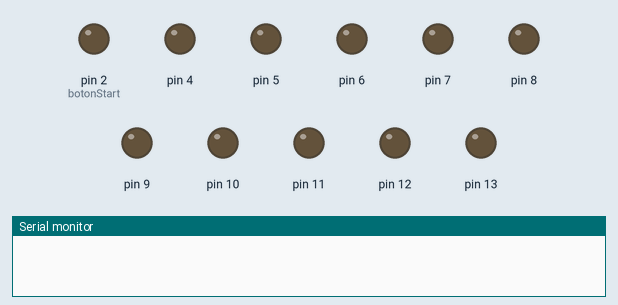
Bench run of a sketch on a simulated Arduino Uno, built with avr-gcc and run on an emulated ATmega328P. Parts: output pins drawn as LEDs (lit = HIGH), the last lines printed to the serial monitor.

Above: at 0.1 s.
At 1.2 s:
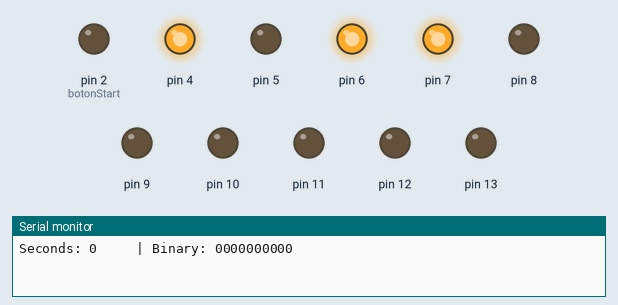
Timing chart, 0 to 2.7 s (numbered marks = the images above):
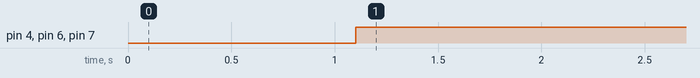

Measured:
- by itself, pin 4, pin 6, pin 7: LOW → HIGH at 1.1 s

The sketch:

codigo.ino
```cpp
/*
 *	Trabajo Práctico 1: Cronómetro Binario
 *
 *	Al iniciar la simulacion, todos los led deben comenzar apagados.
 *	Cada 1 segundo que transcurra, se deben encender los led
 *	de acuerdo al numero que representan.
 *
 *	Ejemplo:
 *
 *	El numero 15 (0000001111) se representaria encendiendo los
 *	leds AMARILLO y NARANJA.
 *	Al pasar al numero 16 (0000010000), se deben apagar todos
 *	los led anteriores y encenderse uno de los leds VERDES.
 *	Notese, en el ejemplo los 0 representan los led apagados
 *	y los 1 los led encendidos).
 *
 *	-------------------------------------------------------
 *
 *	Al presionarse el boton START, debe iniciar el cronometro.
 *	Volver a presionarlo hace que la secuencia se detenga.
 *  (Como si se hubiese presionado pausa).
 *	Al presionarse el boton RESET, el cronometro
 *	debe reiniciarse y arrancar de 0.
 *
 *	Tip: Modularizar la función que controla el encendido de los
 *	LEDS y de ser posible, todo el código para evitar repetir lineas lo mas posible.
 *  Usar millis para controlar el tiempo del contador para que el cambio de los
 *	leds encendidos sea perceptible para el ojo humano y
 *	documentar cada función creada en el código.
 *	Un breve comentario que diga que es lo que hace esa función
 *  y de corresponder, que retorna).
*/


//--- Defines ---//
#define PRINCIPIO 0         //? To start the counter from 0
#define FIN 1023        //! Max amount of secods to show
#define STOP 13
#define START 4
#define botonStart 2
#define botonReset 3
#define largoLeds 9
#define TIME 1000 //? Secods expresed in miliseconds
//--- End Defines ---//

void setup()
{
  Serial.begin(9600);

  for(int i=START-2; i<=STOP; i++)
  {
    pinMode(i,OUTPUT);
  }
}


//VARIABLES
int contador = PRINCIPIO;
int Led[largoLeds];
short botonAntes=0;
unsigned long millisAntes=0;
short status=LOW;
short banderaReset=0;

//FUNCIONES

//setea el array de led en 4 hasta 13
void setearLeds()
{
	for(int i=START; i<=STOP; i++)
  	{
  		Led[i-4]=i;
  	}
}


//muestra un BINARIO con un mensaje, en cierto rango
void mostrarBINARIO(char Mensaje[], int count, int max, int min)
{
	if(count<=max && count>=min)
    {
  		Serial.print(Mensaje);
  		Serial.println(count, BIN);
    }
}

//muestra un DECIMAL con un mensaje, en cierto rango
void mostrarDECIMAL(char Mensaje1[], int count, char Mensaje2[], int max, int min)
{
	if(count<=max && count>=min)
    {
  		Serial.print(Mensaje1);
  		Serial.print(count);
      	Serial.print(Mensaje2);
    }
}

//Funcion usada para la impresion por consola
void mostrarContador1()
{
 	mostrarDECIMAL("Seconds: ",contador,"     | ",9,PRINCIPIO);
  	mostrarDECIMAL("Seconds: ",contador,"    | ",99,10);
  	mostrarDECIMAL("Seconds: ",contador,"   | ",999,100);
  	mostrarDECIMAL("Seconds: ",contador,"  | ",FIN,1000);

	mostrarBINARIO("Binary: 000000000",contador,1,PRINCIPIO);
  	mostrarBINARIO("Binary: 00000000",contador,3,2);
  	mostrarBINARIO("Binary: 0000000",contador,7,4);
  	mostrarBINARIO("Binary: 000000",contador,15,8);
  	mostrarBINARIO("Binary: 00000",contador,31,16);
  	mostrarBINARIO("Binary: 0000",contador,63,32);
  	mostrarBINARIO("Binary: 000",contador,127,64);
  	mostrarBINARIO("Binary: 00",contador,255,128);
  	mostrarBINARIO("Binary: 0",contador,511,256);
 	mostrarBINARIO("Binary: ",contador,FIN,512);
}

//imprime por consola de manera no estetica
void mostrarContador2()
{
  	int i;
  	int array[10];
  	int binario=0;
  	int aux=contador;
 	for(int i=0;i<10;i++)
  	{
  		array[i]=0;
  	}
  	Serial.print("Seconds: ");
  	Serial.print(contador);
  	Serial.print(" | Binary: ");

  	for(i=10;i>0;i--)
    {
        if(aux>=0)
        {
    		binario=aux%2;
        	aux=aux/2;
        	array[i]=binario;
        }
    }

  	for(int i=0;i<10;i++)
 	{
      	Serial.print(array[i]);
    }
  		Serial.println();
}

//funcion para encender el led
void encenderLeds()
{
  int i;
  setearLeds();
  for(i=9;i>=0;i--)
  {
    //retorna el numero de bits de un numero en concreto(contador numero a )
    //bitRead(contador,i);
    digitalWrite(Led[i],bitRead(contador,i));
  }
}


//funcion que controla la secuencia, si status es 1 incia, 0 pausa con MILLIS
void secuencia()
{
  unsigned long millisAhora = millis();

  if(millisAhora-millisAntes>=TIME)
  {
    if(status==HIGH)
  	{
      	contador++;
    	mostrarContador1();
    	//mostrarContador2();
  		encenderLeds();
    	if(contador>FIN){contador=PRINCIPIO;}
    	millisAntes=millisAhora;
    }
    else if(status==LOW)
  	{
    	mostrarContador1();
    	//mostrarContador2();
  		encenderLeds();
    	if(contador>FIN){contador=PRINCIPIO;}
    	millisAntes=millisAhora;
    }
  }
}

//lee el boton en el pin 2 y actualiza status en 1 o 0
void botonComienzo()
{
  int botonAHORA = digitalRead(botonStart);

  	if(botonAHORA == HIGH && botonAntes == LOW)
  	{
    	status=HIGH;
  	}
  	else if(botonAHORA == HIGH && botonAntes == HIGH)
  	{
  		status=LOW;
  	}
  	botonAntes=botonAHORA;

}

void loop()
{
 botonComienzo();
 int boton = digitalRead(botonReset);
 if(boton == HIGH)
 {
    contador=0;
 }
 secuencia();
 delay(100);
}
```
